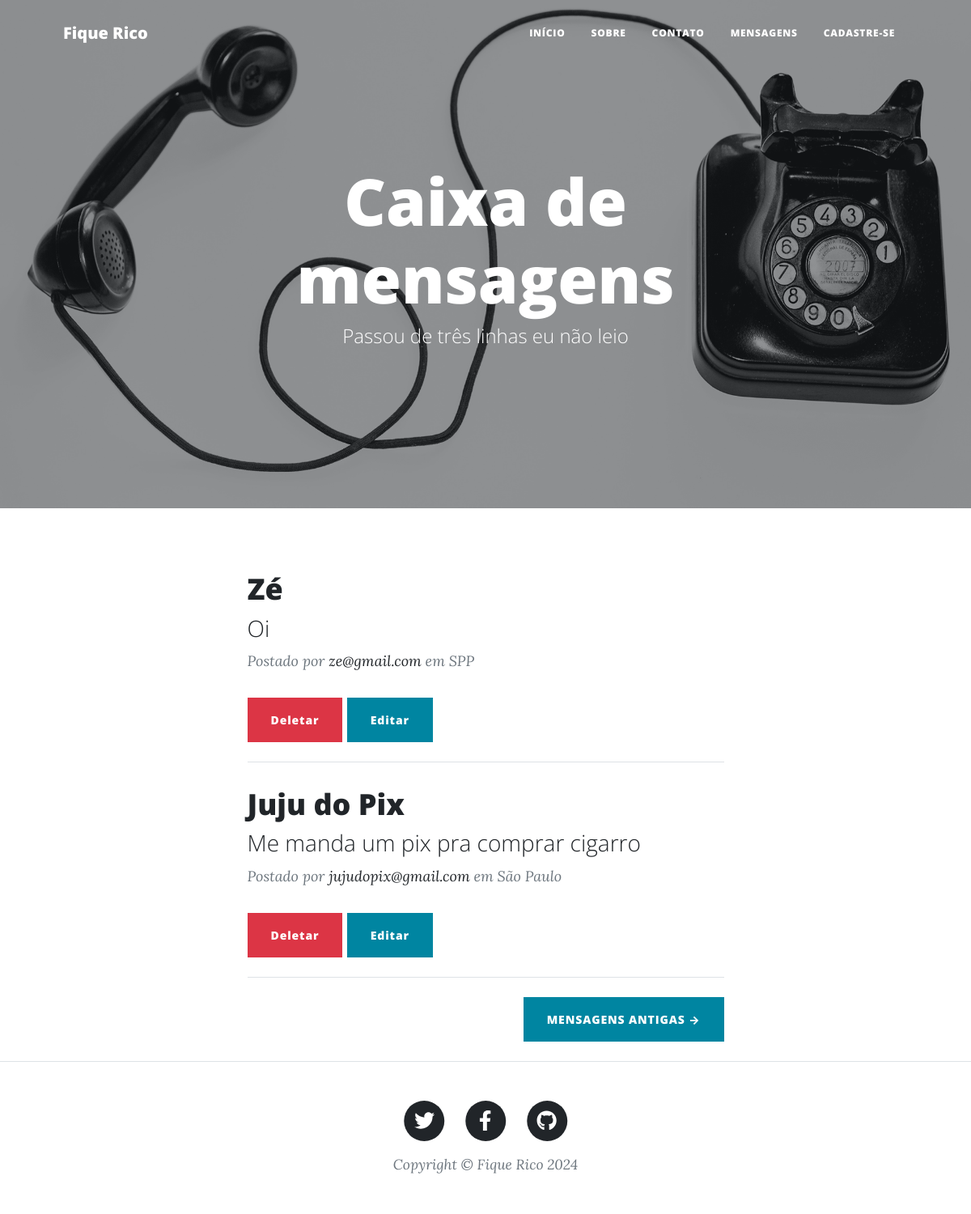
The app's page /mensagens/, older data.
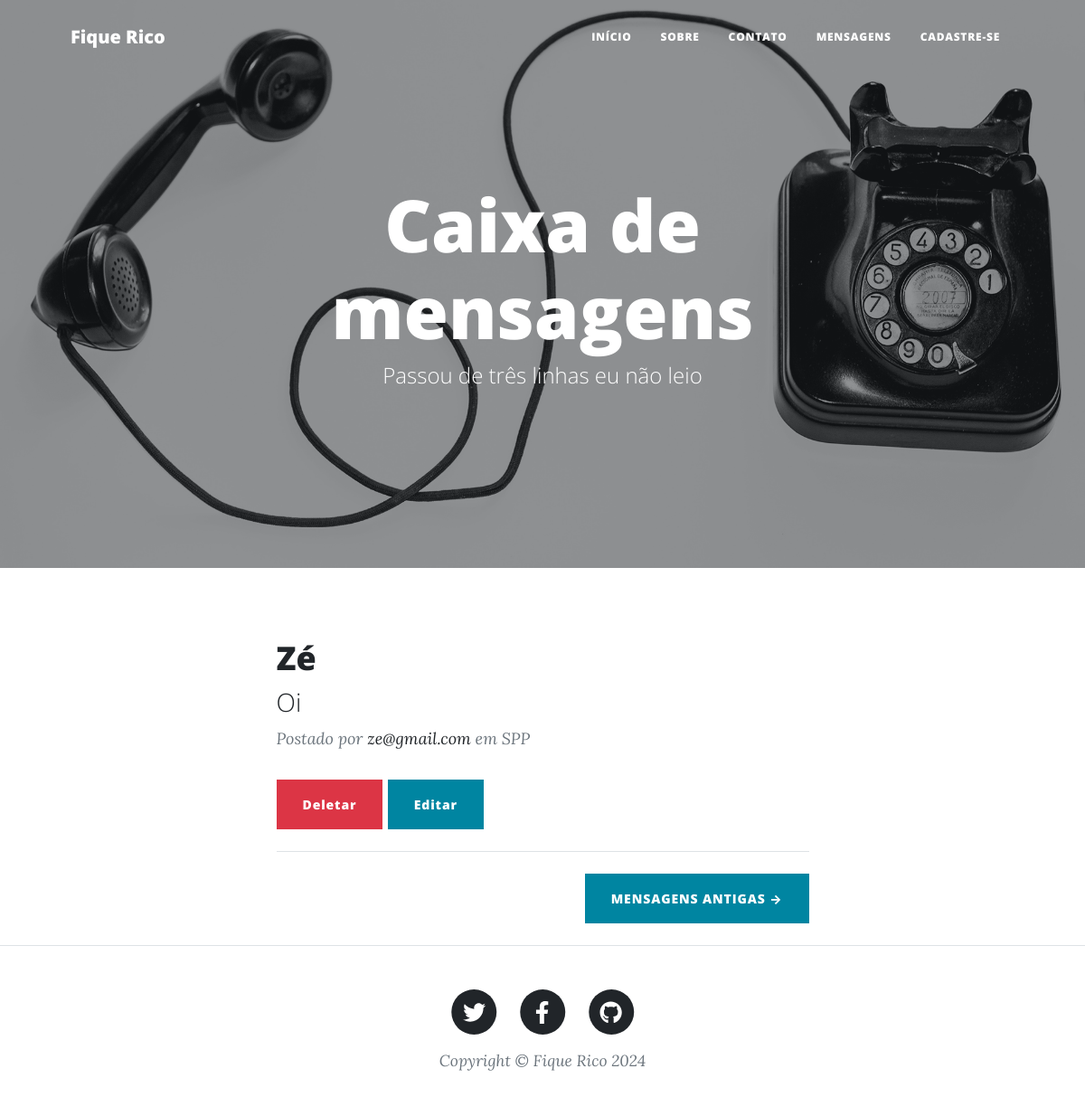
The same page, newer data.
### blog/models.py (models this page shows, shortened)
class Blog(models.Model):
    nome = models.CharField(max_length=100)
    subnome = models.CharField(max_length=100, blank=True)
    descricao = models.TextField(max_length=2000)
    capa = models.ImageField(blank=True)
    twitter = models.URLField(blank=True)
    facebook = models.URLField(blank=True)
    github = models.URLField(blank=True)
    autores = models.ManyToManyField(User)

class Mensagem(models.Model):
    nome = models.CharField(max_length=100)
    email = models.EmailField()
    telefone = models.CharField(max_length=12)
    cidade = models.CharField(max_length=100, blank=True)
    mensagem = models.TextField(max_length=1000)
    lida = models.BooleanField(default=False)

### blog/views.py (the view)
# urls.py: path('mensagens/', views.mensagens, name='mensagens'),
def mensagens(request):
    context = {
        "mensagens": Mensagem.objects.all(),
        "blog": Blog.objects.first(),
    }
    return render(request, "mensagens.html", context)

### blog/templates/mensagens.html (shortened to what this page needs)
{% extends "base.html" %}
{% load static %}
{% block header %}
<header class="masthead" style="background-image: url({% static 'assets/img/contact-bg.jpg' %})">
    <div class="container position-relative px-4 px-lg-5">
        <div class="row gx-4 gx-lg-5 justify-content-center">
            <div class="col-md-10 col-lg-8 col-xl-7">
                <div class="page-heading">
                    <h1>Caixa de mensagens</h1>
                    <span class="subheading">Passou de três linhas eu não leio</span>
                </div>
            </div>
        </div>
    </div>
</header>
{% endblock header %}
{% block content %}
<div class="container px-4 px-lg-5">
    <div class="row gx-4 gx-lg-5 justify-content-center">
        <div class="col-md-10 col-lg-8 col-xl-7">
            {% for mensagem in mensagens %}
            <div class="post-preview">
                <a href="{% url 'index' %}">
                    <h2 class="post-title">{{ mensagem.nome }}</h2>
                    <h3 class="post-subtitle">{{ mensagem.mensagem }}</h3>
                </a>
                <p class="post-meta">
                    Postado por
                    <a href="#!">{{ mensagem.email }}</a>
                    em {{ mensagem.cidade }}
                </p>
                <a href="{% url 'deletar_mensagem' mensagem.id %}"><button type="button" class="btn btn-danger">Deletar</button></a>
                <a href="{% url 'editar_mensagem' mensagem.id %}"><button type="button" class="btn btn-primary">Editar</button></a>
            </div>
            <hr class="my-4">
            {% endfor %}
            <div class="d-flex justify-content-end mb-4"><a class="btn btn-primary text-uppercase" href="#!">Mensagens antigas →</a></div>
        </div>
    </div>
</div>
{% endblock content %}

### blog/templates/base.html (shortened to what this page needs)
{% load static %}
<!DOCTYPE html>
<html lang="pt-br">
    <head>
        <link href="{% static 'css/styles.css' %}" rel="stylesheet" />
    </head>
    <body>
        <nav class="navbar navbar-expand-lg navbar-light" id="mainNav">
            <div class="container px-4 px-lg-5">
                <a class="navbar-brand" href="{% url 'index' %}">{{ blog.nome }}</a>
                <div class="collapse navbar-collapse" id="navbarResponsive">
                    <ul class="navbar-nav ms-auto py-4 py-lg-0">
                        <li class="nav-item"><a class="nav-link px-lg-3 py-3 py-lg-4" href="{% url 'index' %}">Início</a></li>
                        <li class="nav-item"><a class="nav-link px-lg-3 py-3 py-lg-4" href="{% url 'sobre' %}">Sobre</a></li>
                        <li class="nav-item"><a class="nav-link px-lg-3 py-3 py-lg-4" href="{% url 'contato' %}">Contato</a></li>
                        <li class="nav-item"><a class="nav-link px-lg-3 py-3 py-lg-4" href="{% url 'mensagens' %}">Mensagens</a></li>
                        <li class="nav-item"><a class="nav-link px-lg-3 py-3 py-lg-4" href="{% url 'cadastro' %}">Cadastre-se</a></li>
                    </ul>
                </div>
            </div>
        </nav>
        {% block header %}{% endblock header %}
        {% block content %}
        {% endblock content %}
        <footer class="border-top">
            <div class="container px-4 px-lg-5">
                <div class="row gx-4 gx-lg-5 justify-content-center">
                    <div class="col-md-10 col-lg-8 col-xl-7">
                        <ul class="list-inline text-center">
                            <li class="list-inline-item">
                                <a href="{{ blog.twitter }}">
                                    <span class="fa-stack fa-lg">
                                        <i class="fas fa-circle fa-stack-2x"></i>
                                        <i class="fab fa-twitter fa-stack-1x fa-inverse"></i>
                                    </span>
                                </a>
                            </li>
                            <li class="list-inline-item">
                                <a href="{{ blog.facebook }}">
                                    <span class="fa-stack fa-lg">
                                        <i class="fas fa-circle fa-stack-2x"></i>
                                        <i class="fab fa-facebook-f fa-stack-1x fa-inverse"></i>
                                    </span>
                                </a>
                            </li>
                            <li class="list-inline-item">
                                <a href="{{ blog.github }}">
                                    <span class="fa-stack fa-lg">
                                        <i class="fas fa-circle fa-stack-2x"></i>
                                        <i class="fab fa-github fa-stack-1x fa-inverse"></i>
                                    </span>
                                </a>
                            </li>
                        </ul>
                        <div class="small text-center text-muted fst-italic">Copyright &copy; {{blog.nome}} {% now 'Y' %}</div>
                    </div>
                </div>
            </div>
        </footer>
    </body>
</html>

Row changes from the older to the newer data that the page shows:
removed Mensagem: nome "Juju do Pix", mensagem "Me manda um pix pra comprar cigarro", email "jujudopix@gmail.com", cidade "São Paulo"
